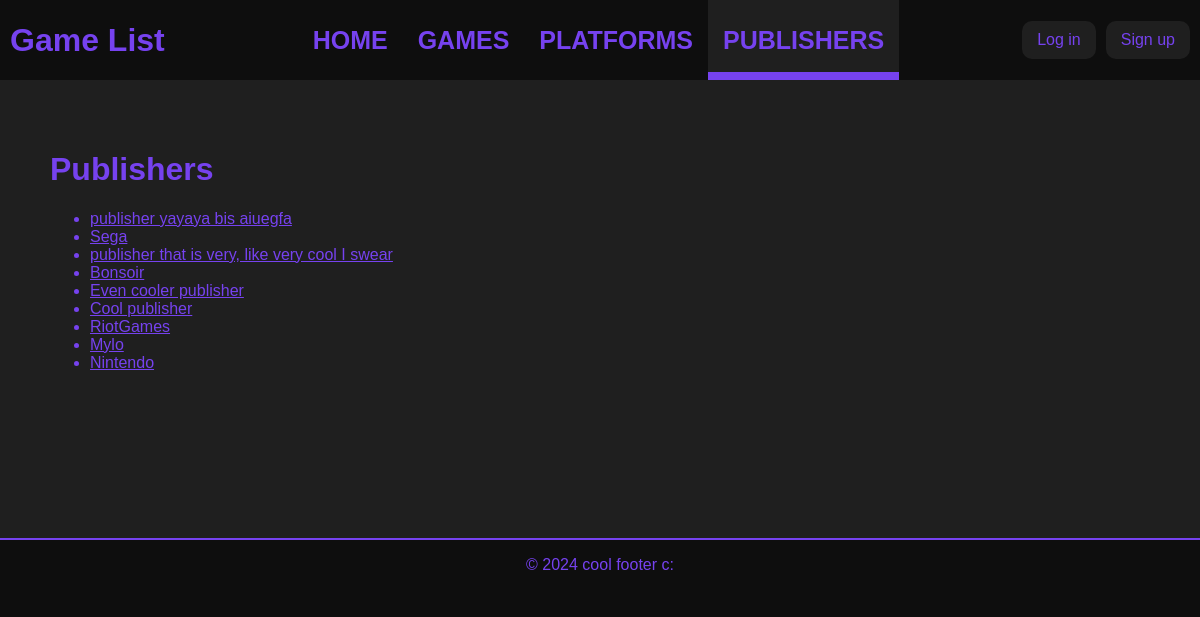
Page /game-list/publisher/ on the committed database.
### game_list_app/models.py (models this page shows, shortened)
class Publisher(models.Model):
    name = models.CharField(max_length=100)
    description = models.TextField(blank=True, null=True)
    image = models.ImageField(upload_to="uploads/", blank=True, null=True)
    add_date = models.DateTimeField(editable=False, default=timezone.now)
    modified_date = models.DateTimeField(editable=False, default=timezone.now)
    user_owner = models.ForeignKey(
        User, blank=True, null=True, on_delete=models.SET_NULL
    )
    def __str__(self):
        return self.name

### game_list_app/views.py (the view)
# urls.py: path("publisher/", views.PublisherList.as_view(), name = "publisher_list"),
class PublisherList(generic.ListView):
	template_name = "publishers.html"
	context_object_name = "publishers"
	def get_queryset(self):
		return Publisher.objects.order_by("-add_date")

### game_list_app/templates/publishers.html (shortened to what this page needs)
{% extends 'index.html' %}
{% block content %}
<h1>Publishers</h1>
{% if publishers %}
    <ul>
    {% for publisher in publishers %}
        <li><a href="{% url 'game_list_app:publisher_detail' publisher.id %}">{{ publisher }}</a></li>
    {% endfor %}
    </ul>
{% else %}
    <p>No publisher here :(</p>
{% endif %}
{% endblock %}

### game_list_app/static/index_style.css (style rules this page uses)
body { background-color: #0e0e0e; font-family: "Doppio One", sans-serif; color: #7642EF; padding: 0; margin: 0; }
body a { color: #7642EF; }

### rows in the picture
Publisher: name "publisher yayaya bis aiuegfa"
Publisher: name "Sega"
Publisher: name "publisher that is very, like very cool I swear"
Publisher: name "Bonsoir"
Publisher: name "Even cooler publisher"
Publisher: name "Cool publisher"
Publisher: name "RiotGames"
Publisher: name "Mylo"
Publisher: name "Nintendo"
